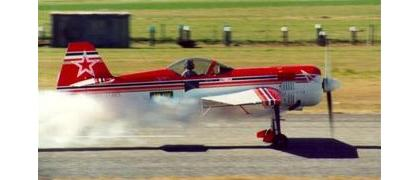
#> input picture images/image_0107.jpg, 394 x 180 px, given in place of the camera
$ python detect_motion_resize.py
#> lines starting #> are read from the running program, lines starting #| are printed output that depends on the picture
### video_capture_async.py
import threading
import time

import cv2


class VideoCaptureAsync:
    def __init__(self, src=0):
#> called with src = 0
        self.thread = None
        self.src = src
        self.cap = cv2.VideoCapture(self.src)

        # Assume you have 1080p camera, ensure it open with 1080p
        self.cap.set(cv2.CAP_PROP_FRAME_WIDTH, 1920)
        self.cap.set(cv2.CAP_PROP_FRAME_HEIGHT, 1080)

        self.grabbed, self.frame = self.cap.read()
#> self.frame is the input picture: shape (180, 394, 3); mean B, G, R 124.7, 150.7, 163.6
        if not self.grabbed:
            print('[!] Failed to read from camera.')
        self.started = False
        self.read_lock = threading.Lock()
        self.thread = threading.Thread(target=self.update, args=())

    def start(self):
        if self.started:
            print('[!] Asynchronous video capturing is already started.')
            return None
        self.started = True
        self.thread.start()
        return self

    def update(self):
        while self.started:
            grabbed, frame = self.cap.read()
            with self.read_lock:
                self.grabbed = grabbed
                self.frame = frame
            time.sleep(0.01)  # Add a sleep to reduce CPU usage

    def read(self):
        if self.frame is None:
            return None, None
        else:
            with self.read_lock:
                frame = self.frame.copy()
                self.frame = None  # 读取后清除缓冲区中的帧
            return self.grabbed, frame

    def release(self):
        self.started = False
        self.thread.join()
        self.cap.release()

    def __exit__(self, exec_type, exc_value, traceback):
        self.cap.release()

### detect_motion_resize.py
import time

import cv2

from video_capture_async import VideoCaptureAsync

scale = 2

def main():
    # 使用异步视频捕获
    cap = VideoCaptureAsync().start()

    # Assume you have 1080p camera, ensure it open with 1080p
    # cap = cv2.VideoCapture(0)
    # cap.set(cv2.CAP_PROP_FRAME_WIDTH, 1920)
    # cap.set(cv2.CAP_PROP_FRAME_HEIGHT, 1080)

    ret, frame1 = cap.read()

    width = frame1.shape[1]
#> width = 394
    height = frame1.shape[0]
#> height = 180

    if not ret:
        print('[!] Failed to read from camera.')
        return

    # 缩小图像
    small_frame1 = cv2.resize(frame1, (width // scale, height // scale))
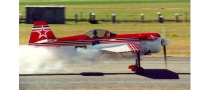
#> small_frame1: shape (90, 197, 3); mean B, G, R 124.8, 150.8, 163.7

    # 初始化FPS计算
    fps = 0
    frame_counter = 0
    start_time = time.time()

    while True:
        # 读取新帧
        ret, frame2 = cap.read()

        if not ret:
            continue

        # 缩小图像
        small_frame2 = cv2.resize(frame2, (width // scale, height // scale))

        # 计算两个连续帧之间的差异
        diff = cv2.absdiff(small_frame1, small_frame2)
#> diff: shape (90, 197, 3); every value is 0

        # 将差异图像转换为灰度图
        gray_diff = cv2.cvtColor(diff, cv2.COLOR_BGR2GRAY)
#> gray_diff: shape (90, 197); every value is 0

        # 应用阈值，获得二值化图像
        _, thresh = cv2.threshold(gray_diff, 25, 255, cv2.THRESH_BINARY)

        # 膨胀操作去除噪声
        dilated = cv2.dilate(thresh, None, iterations=2)

        # 寻找轮廓
        contours, _ = cv2.findContours(dilated, cv2.RETR_TREE, cv2.CHAIN_APPROX_SIMPLE)
#> contours = []

        # 在原始帧上绘制轮廓
        for contour in contours:
            if cv2.contourArea(contour) < 1000:  # 调整最小轮廓面积以减少计算量
                continue
            (x, y, w, h) = cv2.boundingRect(contour)
            cv2.rectangle(frame1, (x * scale, y * scale), (x * scale + w * scale, y * scale + h * scale), (0, 255, 0),
                          2)
#> this loop made 0 passes

        # 显示分辨率和FPS
        frame_counter += 1
        elapsed_time = time.time() - start_time
        if elapsed_time > 1:
            fps = frame_counter / elapsed_time
            frame_counter = 0
            start_time = time.time()

        cv2.putText(frame1, f'Resolution: {width}x{height}', (10, 20), cv2.FONT_HERSHEY_SIMPLEX, 0.6, (255, 255, 255),
                    2)
        cv2.putText(frame1, f'FPS: {fps:.2f}', (10, 50), cv2.FONT_HERSHEY_SIMPLEX, 0.6, (255, 255, 255), 2)
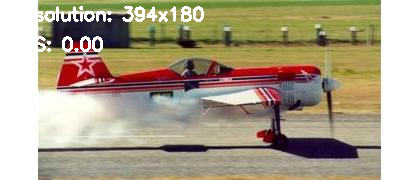
#> frame1: shape (180, 394, 3); mean B, G, R 128.8, 154, 166.7

        # 显示结果
        cv2.imshow('Motion Detection', frame1)

        # 更新缓存的模糊帧和原始帧
        small_frame1 = small_frame2
        frame1 = frame2.copy()

        # 按q键退出
        if cv2.waitKey(1) & 0xFF == ord('q'):
#> (key q is pressed here)
            break

    cap.release()
    cv2.destroyAllWindows()


if __name__ == "__main__":
    main()
